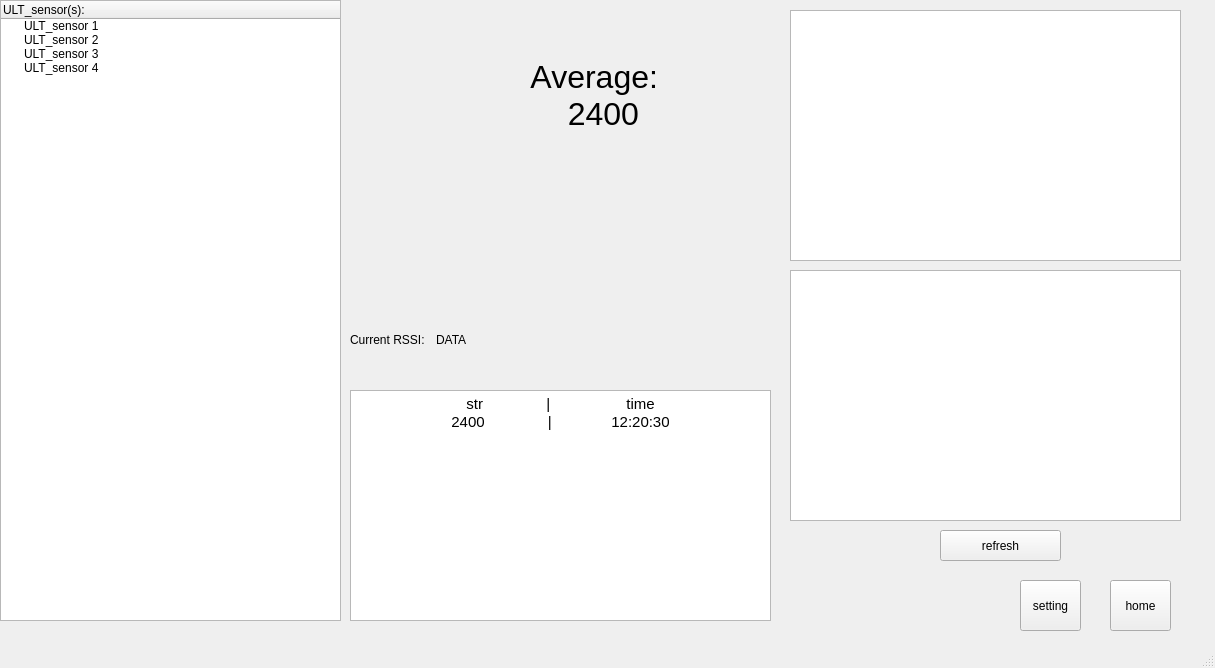
<?xml version="1.0" encoding="UTF-8"?>
<ui version="4.0">
 <class>ULT_monitor_Page</class>
 <widget class="QMainWindow" name="ULT_monitor_Page">
  <property name="geometry">
   <rect>
    <x>0</x>
    <y>0</y>
    <width>1215</width>
    <height>668</height>
   </rect>
  </property>
  <property name="sizePolicy">
   <sizepolicy hsizetype="Maximum" vsizetype="Maximum">
    <horstretch>0</horstretch>
    <verstretch>0</verstretch>
   </sizepolicy>
  </property>
  <property name="windowTitle">
   <string>ULT_Monitor</string>
  </property>
  <widget class="QWidget" name="centralwidget">
   <widget class="QPushButton" name="pushButton">
    <property name="geometry">
     <rect>
      <x>1110</x>
      <y>580</y>
      <width>61</width>
      <height>51</height>
     </rect>
    </property>
    <property name="text">
     <string>home</string>
    </property>
   </widget>
   <widget class="QGraphicsView" name="graphicsView">
    <property name="geometry">
     <rect>
      <x>790</x>
      <y>10</y>
      <width>391</width>
      <height>251</height>
     </rect>
    </property>
    <property name="sizePolicy">
     <sizepolicy hsizetype="Expanding" vsizetype="Expanding">
      <horstretch>100</horstretch>
      <verstretch>62</verstretch>
     </sizepolicy>
    </property>
   </widget>
   <widget class="QPushButton" name="pushButton_2">
    <property name="geometry">
     <rect>
      <x>940</x>
      <y>530</y>
      <width>121</width>
      <height>31</height>
     </rect>
    </property>
    <property name="text">
     <string>refresh</string>
    </property>
   </widget>
   <widget class="QTreeWidget" name="treeWidget">
    <property name="geometry">
     <rect>
      <x>0</x>
      <y>0</y>
      <width>341</width>
      <height>621</height>
     </rect>
    </property>
    <column>
     <property name="text">
      <string>ULT_sensor(s):</string>
     </property>
    </column>
    <item>
     <property name="text">
      <string>ULT_sensor 1</string>
     </property>
    </item>
    <item>
     <property name="text">
      <string>ULT_sensor 2</string>
     </property>
    </item>
    <item>
     <property name="text">
      <string>ULT_sensor 3</string>
     </property>
    </item>
    <item>
     <property name="text">
      <string>ULT_sensor 4</string>
     </property>
    </item>
   </widget>
   <widget class="QWidget" name="horizontalLayoutWidget">
    <property name="geometry">
     <rect>
      <x>350</x>
      <y>300</y>
      <width>166</width>
      <height>80</height>
     </rect>
    </property>
    <layout class="QHBoxLayout" name="horizontalLayout">
     <item>
      <widget class="QLabel" name="Text_RSSI">
       <property name="text">
        <string>Current RSSI:</string>
       </property>
      </widget>
     </item>
     <item>
      <widget class="QLabel" name="Current_RSSI">
       <property name="text">
        <string>DATA</string>
       </property>
      </widget>
     </item>
    </layout>
   </widget>
   <widget class="QLabel" name="Average_text">
    <property name="geometry">
     <rect>
      <x>390</x>
      <y>40</y>
      <width>351</width>
      <height>111</height>
     </rect>
    </property>
    <property name="sizePolicy">
     <sizepolicy hsizetype="Preferred" vsizetype="Preferred">
      <horstretch>0</horstretch>
      <verstretch>0</verstretch>
     </sizepolicy>
    </property>
    <property name="font">
     <font>
      <pointsize>24</pointsize>
     </font>
    </property>
    <property name="text">
     <string>                Average:
                    2400</string>
    </property>
   </widget>
   <widget class="QTextBrowser" name="log_textBrowser">
    <property name="geometry">
     <rect>
      <x>350</x>
      <y>390</y>
      <width>421</width>
      <height>231</height>
     </rect>
    </property>
    <property name="html">
     <string>&lt;!DOCTYPE HTML PUBLIC &quot;-//W3C//DTD HTML 4.0//EN&quot; &quot;http://www.w3.org/TR/REC-html40/strict.dtd&quot;&gt;
&lt;html&gt;&lt;head&gt;&lt;meta name=&quot;qrichtext&quot; content=&quot;1&quot; /&gt;&lt;style type=&quot;text/css&quot;&gt;
p, li { white-space: pre-wrap; }
&lt;/style&gt;&lt;/head&gt;&lt;body style=&quot; font-family:'Cantarell'; font-size:11pt; font-weight:400; font-style:normal;&quot;&gt;
&lt;p align=&quot;center&quot; style=&quot; margin-top:0px; margin-bottom:0px; margin-left:0px; margin-right:0px; -qt-block-indent:0; text-indent:0px;&quot;&gt;str	|	time&lt;/p&gt;
&lt;p align=&quot;center&quot; style=&quot; margin-top:0px; margin-bottom:0px; margin-left:0px; margin-right:0px; -qt-block-indent:0; text-indent:0px;&quot;&gt;2400	    |	12:20:30&lt;/p&gt;&lt;/body&gt;&lt;/html&gt;</string>
    </property>
   </widget>
   <widget class="QGraphicsView" name="graphicsView_2">
    <property name="geometry">
     <rect>
      <x>790</x>
      <y>270</y>
      <width>391</width>
      <height>251</height>
     </rect>
    </property>
    <property name="sizePolicy">
     <sizepolicy hsizetype="Expanding" vsizetype="Expanding">
      <horstretch>100</horstretch>
      <verstretch>62</verstretch>
     </sizepolicy>
    </property>
   </widget>
   <widget class="QPushButton" name="pushButton_3">
    <property name="geometry">
     <rect>
      <x>1020</x>
      <y>580</y>
      <width>61</width>
      <height>51</height>
     </rect>
    </property>
    <property name="text">
     <string>setting</string>
    </property>
   </widget>
  </widget>
  <widget class="QStatusBar" name="statusbar"/>
 </widget>
 <resources/>
 <connections/>
</ui>
